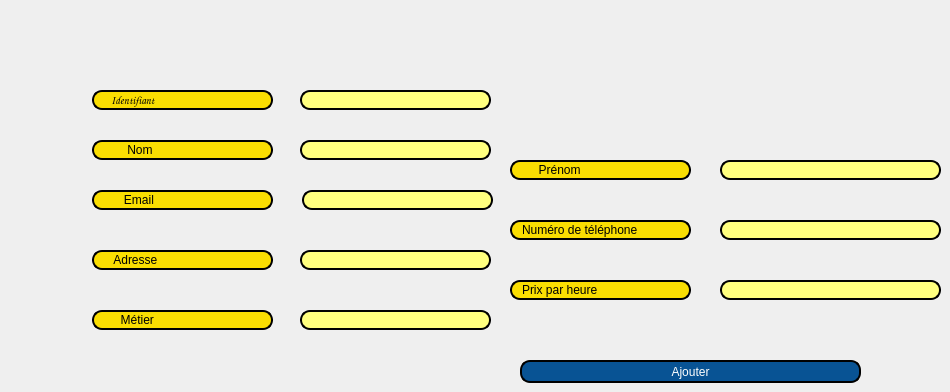
      <widget class="QWidget" name="Ajouter_E_3">
       <attribute name="title">
        <string>Ajouter</string>
       </attribute>
       <widget class="QLineEdit" name="identifiant">
        <property name="geometry">
         <rect>
          <x>92</x>
          <y>90</y>
          <width>181</width>
          <height>20</height>
         </rect>
        </property>
        <property name="font">
         <font>
          <family>Comic Sans MS</family>
          <pointsize>8</pointsize>
          <weight>75</weight>
          <italic>false</italic>
          <bold>true</bold>
         </font>
        </property>
        <property name="toolTip">
         <string>&lt;html&gt;&lt;head/&gt;&lt;body&gt;&lt;p align=&quot;center&quot;&gt;&lt;br/&gt;&lt;/p&gt;&lt;/body&gt;&lt;/html&gt;</string>
        </property>
        <property name="styleSheet">
         <string notr="true">border: 2px solid black;
font: 75 8pt &quot;MS Shell Dlg 2&quot;;
border-radius: 10px;
padding: 0 8px;
background: #fade02;
font: bold, &quot;Comic Sans MS&quot;;;
text-align:center;
</string>
        </property>
        <property name="text">
         <string>   Identifiant</string>
        </property>
        <property name="readOnly">
         <bool>true</bool>
        </property>
       </widget>
       <widget class="QLineEdit" name="nom">
        <property name="geometry">
         <rect>
          <x>92</x>
          <y>140</y>
          <width>181</width>
          <height>20</height>
         </rect>
        </property>
        <property name="styleSheet">
         <string notr="true">border: 2px solid black;
font: 75 8pt &quot;MS Shell Dlg 2&quot;;
border-radius: 10px;
padding: 0 8px;
background: #fade02;
font: bold, &quot;Comic Sans MS&quot;;;
text-align:center;</string>
        </property>
        <property name="text">
         <string>       Nom</string>
        </property>
        <property name="readOnly">
         <bool>true</bool>
        </property>
       </widget>
       <widget class="QLineEdit" name="prenom">
        <property name="geometry">
         <rect>
          <x>510</x>
          <y>160</y>
          <width>181</width>
          <height>20</height>
         </rect>
        </property>
        <property name="styleSheet">
         <string notr="true">border: 2px solid black;
font: 75 8pt &quot;MS Shell Dlg 2&quot;;
border-radius: 10px;
padding: 0 8px;
background:#fade02;
font: bold, &quot;Comic Sans MS&quot;;;
text-align:center;</string>
        </property>
        <property name="text">
         <string>     Prénom</string>
        </property>
        <property name="readOnly">
         <bool>true</bool>
        </property>
       </widget>
       <widget class="QLineEdit" name="email">
        <property name="geometry">
         <rect>
          <x>92</x>
          <y>190</y>
          <width>181</width>
          <height>20</height>
         </rect>
        </property>
        <property name="styleSheet">
         <string notr="true">border: 2px solid black;
font: 75 8pt &quot;MS Shell Dlg 2&quot;;
border-radius: 10px;
padding: 0 8px;
background: #fade02;
font: bold, &quot;Comic Sans MS&quot;;;
text-align:center;</string>
        </property>
        <property name="text">
         <string>      Email</string>
        </property>
        <property name="readOnly">
         <bool>true</bool>
        </property>
       </widget>
       <widget class="QLineEdit" name="numero_tel">
        <property name="geometry">
         <rect>
          <x>510</x>
          <y>220</y>
          <width>181</width>
          <height>20</height>
         </rect>
        </property>
        <property name="styleSheet">
         <string notr="true">border: 2px solid black;
font: 75 8pt &quot;MS Shell Dlg 2&quot;;
border-radius: 10px;
padding: 0 8px;
background: #fade02;
font: bold, &quot;Comic Sans MS&quot;;;
text-align:center;</string>
        </property>
        <property name="text">
         <string>Numéro de téléphone</string>
        </property>
        <property name="readOnly">
         <bool>true</bool>
        </property>
       </widget>
       <widget class="QLineEdit" name="mteier">
        <property name="geometry">
         <rect>
          <x>92</x>
          <y>310</y>
          <width>181</width>
          <height>20</height>
         </rect>
        </property>
        <property name="styleSheet">
         <string notr="true">border: 2px solid black;
font: 75 8pt &quot;MS Shell Dlg 2&quot;;
border-radius: 10px;
padding: 0 8px;
background: #fade02;
font: bold, &quot;Comic Sans MS&quot;;;
text-align:center;</string>
        </property>
        <property name="text">
         <string>     Métier</string>
        </property>
        <property name="readOnly">
         <bool>true</bool>
        </property>
       </widget>
       <widget class="QLineEdit" name="lineEdit_id_a">
        <property name="geometry">
         <rect>
          <x>300</x>
          <y>90</y>
          <width>191</width>
          <height>20</height>
         </rect>
        </property>
        <property name="styleSheet">
         <string notr="true">border: 2px solid black;
border-radius: 10px;
padding: 0 8px;
background:rgb(255, 255, 127)</string>
        </property>
       </widget>
       <widget class="QLineEdit" name="lineEdit_nom_a">
        <property name="geometry">
         <rect>
          <x>300</x>
          <y>140</y>
          <width>191</width>
          <height>20</height>
         </rect>
        </property>
        <property name="styleSheet">
         <string notr="true">border: 2px solid black;
border-radius: 10px;
padding: 0 8px;
background:rgb(255, 255, 127)</string>
        </property>
       </widget>
       <widget class="QLineEdit" name="lineEdit_pernom_a">
        <property name="geometry">
         <rect>
          <x>720</x>
          <y>160</y>
          <width>221</width>
          <height>20</height>
         </rect>
        </property>
        <property name="styleSheet">
         <string notr="true">border: 2px solid black;
border-radius: 10px;
padding: 0 8px;
background:rgb(255, 255, 127)</string>
        </property>
       </widget>
       <widget class="QLineEdit" name="lineEdit_email_a">
        <property name="geometry">
         <rect>
          <x>302</x>
          <y>190</y>
          <width>191</width>
          <height>20</height>
         </rect>
        </property>
        <property name="styleSheet">
         <string notr="true">border: 2px solid black;
border-radius: 10px;
padding: 0 8px;
background:rgb(255, 255, 127)</string>
        </property>
       </widget>
       <widget class="QPushButton" name="ajouter">
        <property name="geometry">
         <rect>
          <x>520</x>
          <y>360</y>
          <width>341</width>
          <height>23</height>
         </rect>
        </property>
        <property name="styleSheet">
         <string notr="true">border: 2px solid black;
border-radius: 10px;
padding: 0 8px;
color: rgb(255, 255, 255);
background:#085394	;
font: bold, &quot;Comic Sans MS&quot;;
</string>
        </property>
        <property name="text">
         <string>Ajouter</string>
        </property>
       </widget>
       <widget class="QLineEdit" name="lineEdit_num_tel_a">
        <property name="geometry">
         <rect>
          <x>720</x>
          <y>220</y>
          <width>221</width>
          <height>20</height>
         </rect>
        </property>
        <property name="styleSheet">
         <string notr="true">border: 2px solid black;
border-radius: 10px;
padding: 0 8px;
background:rgb(255, 255, 127)</string>
        </property>
       </widget>
       <widget class="QLineEdit" name="adresse">
        <property name="geometry">
         <rect>
          <x>92</x>
          <y>250</y>
          <width>181</width>
          <height>20</height>
         </rect>
        </property>
        <property name="styleSheet">
         <string notr="true">border: 2px solid black;
font: 75 8pt &quot;MS Shell Dlg 2&quot;;
border-radius: 10px;
padding: 0 8px;
background: #fade02;
font: bold, &quot;Comic Sans MS&quot;;;
text-align:center;</string>
        </property>
        <property name="text">
         <string>   Adresse</string>
        </property>
        <property name="readOnly">
         <bool>true</bool>
        </property>
       </widget>
       <widget class="QLineEdit" name="prix_heure">
        <property name="geometry">
         <rect>
          <x>510</x>
          <y>280</y>
          <width>181</width>
          <height>20</height>
         </rect>
        </property>
        <property name="styleSheet">
         <string notr="true">border: 2px solid black;
font: 75 8pt &quot;MS Shell Dlg 2&quot;;
border-radius: 10px;
padding: 0 8px;
background: #fade02;
font: bold, &quot;Comic Sans MS&quot;;;
text-align:center;</string>
        </property>
        <property name="text">
         <string>Prix par heure</string>
        </property>
        <property name="readOnly">
         <bool>true</bool>
        </property>
       </widget>
       <widget class="QLineEdit" name="lineEdit_metier_a">
        <property name="geometry">
         <rect>
          <x>300</x>
          <y>310</y>
          <width>191</width>
          <height>20</height>
         </rect>
        </property>
        <property name="styleSheet">
         <string notr="true">border: 2px solid black;
border-radius: 10px;
padding: 0 8px;
background:rgb(255, 255, 127)</string>
        </property>
       </widget>
       <widget class="QLineEdit" name="lineEdit_prix_heure_a">
        <property name="geometry">
         <rect>
          <x>720</x>
          <y>280</y>
          <width>221</width>
          <height>20</height>
         </rect>
        </property>
        <property name="styleSheet">
         <string notr="true">border: 2px solid black;
border-radius: 10px;
padding: 0 8px;
background:rgb(255, 255, 127)</string>
        </property>
       </widget>
       <widget class="QLineEdit" name="lineEdit_adresse_a">
        <property name="geometry">
         <rect>
          <x>300</x>
          <y>250</y>
          <width>191</width>
          <height>20</height>
         </rect>
        </property>
        <property name="styleSheet">
         <string notr="true">border: 2px solid black;
border-radius: 10px;
padding: 0 8px;
background:rgb(255, 255, 127)</string>
        </property>
       </widget>
      </widget>
